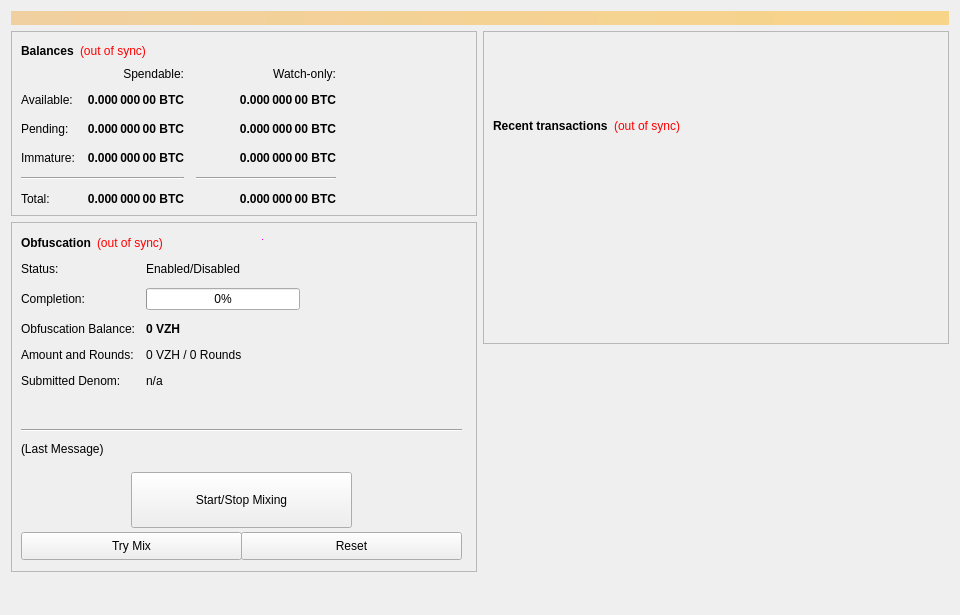
<?xml version="1.0" encoding="UTF-8"?>
<ui version="4.0">
 <class>OverviewPage</class>
 <widget class="QWidget" name="OverviewPage">
  <property name="geometry">
   <rect>
    <x>0</x>
    <y>0</y>
    <width>960</width>
    <height>615</height>
   </rect>
  </property>
  <property name="minimumSize">
   <size>
    <width>960</width>
    <height>0</height>
   </size>
  </property>
  <property name="windowTitle">
   <string>Form</string>
  </property>
  <layout class="QVBoxLayout" name="topLayout">
   <item>
    <widget class="QLabel" name="labelAlerts">
     <property name="visible">
      <bool>false</bool>
     </property>
     <property name="styleSheet">
      <string notr="true">background-color: qlineargradient(x1: 0, y1: 0, x2: 1, y2: 0, stop:0 #F0D0A0, stop:1 #F8D488); color:#000000;</string>
     </property>
     <property name="wordWrap">
      <bool>true</bool>
     </property>
     <property name="margin">
      <number>3</number>
     </property>
    </widget>
   </item>
   <item>
    <layout class="QHBoxLayout" name="horizontalLayout" stretch="1,1">
     <item>
      <layout class="QVBoxLayout" name="verticalLayout_2">
       <item>
        <widget class="QFrame" name="frame">
         <property name="frameShape">
          <enum>QFrame::StyledPanel</enum>
         </property>
         <property name="frameShadow">
          <enum>QFrame::Raised</enum>
         </property>
         <layout class="QVBoxLayout" name="verticalLayout_4">
          <item>
           <layout class="QHBoxLayout" name="horizontalLayout_4">
            <item>
             <widget class="QLabel" name="label_5">
              <property name="font">
               <font>
                <weight>75</weight>
                <bold>true</bold>
               </font>
              </property>
              <property name="text">
               <string>Balances</string>
              </property>
             </widget>
            </item>
            <item>
             <widget class="QLabel" name="labelWalletStatus">
              <property name="cursor">
               <cursorShape>WhatsThisCursor</cursorShape>
              </property>
              <property name="toolTip">
               <string>The displayed information may be out of date. Your wallet automatically synchronizes with the vizeh network after a connection is established, but this process has not completed yet.</string>
              </property>
              <property name="styleSheet">
               <string notr="true">QLabel { color: red; }</string>
              </property>
              <property name="text">
               <string notr="true">(out of sync)</string>
              </property>
              <property name="alignment">
               <set>Qt::AlignLeading|Qt::AlignLeft|Qt::AlignVCenter</set>
              </property>
             </widget>
            </item>
            <item>
             <spacer name="horizontalSpacer_3">
              <property name="orientation">
               <enum>Qt::Horizontal</enum>
              </property>
              <property name="sizeHint" stdset="0">
               <size>
                <width>40</width>
                <height>20</height>
               </size>
              </property>
             </spacer>
            </item>
           </layout>
          </item>
          <item>
           <layout class="QGridLayout" name="gridLayout">
            <property name="spacing">
             <number>12</number>
            </property>
            <item row="2" column="2">
             <widget class="QLabel" name="labelWatchPending">
              <property name="font">
               <font>
                <weight>75</weight>
                <bold>true</bold>
               </font>
              </property>
              <property name="cursor">
               <cursorShape>IBeamCursor</cursorShape>
              </property>
              <property name="toolTip">
               <string>Unconfirmed transactions to watch-only addresses</string>
              </property>
              <property name="text">
               <string notr="true">0.000 000 00 BTC</string>
              </property>
              <property name="alignment">
               <set>Qt::AlignRight|Qt::AlignTrailing|Qt::AlignVCenter</set>
              </property>
              <property name="textInteractionFlags">
               <set>Qt::LinksAccessibleByMouse|Qt::TextSelectableByKeyboard|Qt::TextSelectableByMouse</set>
              </property>
             </widget>
            </item>
            <item row="2" column="1">
             <widget class="QLabel" name="labelUnconfirmed">
              <property name="font">
               <font>
                <weight>75</weight>
                <bold>true</bold>
               </font>
              </property>
              <property name="cursor">
               <cursorShape>IBeamCursor</cursorShape>
              </property>
              <property name="toolTip">
               <string>Total of transactions that have yet to be confirmed, and do not yet count toward the spendable balance</string>
              </property>
              <property name="text">
               <string notr="true">0.000 000 00 BTC</string>
              </property>
              <property name="alignment">
               <set>Qt::AlignRight|Qt::AlignTrailing|Qt::AlignVCenter</set>
              </property>
              <property name="textInteractionFlags">
               <set>Qt::LinksAccessibleByMouse|Qt::TextSelectableByKeyboard|Qt::TextSelectableByMouse</set>
              </property>
             </widget>
            </item>
            <item row="3" column="2">
             <widget class="QLabel" name="labelWatchImmature">
              <property name="font">
               <font>
                <weight>75</weight>
                <bold>true</bold>
               </font>
              </property>
              <property name="cursor">
               <cursorShape>IBeamCursor</cursorShape>
              </property>
              <property name="toolTip">
               <string>Staked or masternode rewards in watch-only addresses that has not yet matured</string>
              </property>
              <property name="text">
               <string notr="true">0.000 000 00 BTC</string>
              </property>
              <property name="alignment">
               <set>Qt::AlignRight|Qt::AlignTrailing|Qt::AlignVCenter</set>
              </property>
              <property name="textInteractionFlags">
               <set>Qt::LinksAccessibleByMouse|Qt::TextSelectableByKeyboard|Qt::TextSelectableByMouse</set>
              </property>
             </widget>
            </item>
            <item row="4" column="0" colspan="2">
             <widget class="Line" name="lineSpendableBalance">
              <property name="orientation">
               <enum>Qt::Horizontal</enum>
              </property>
             </widget>
            </item>
            <item row="4" column="2">
             <widget class="Line" name="lineWatchBalance">
              <property name="sizePolicy">
               <sizepolicy hsizetype="Preferred" vsizetype="Fixed">
                <horstretch>0</horstretch>
                <verstretch>0</verstretch>
               </sizepolicy>
              </property>
              <property name="minimumSize">
               <size>
                <width>140</width>
                <height>0</height>
               </size>
              </property>
              <property name="orientation">
               <enum>Qt::Horizontal</enum>
              </property>
             </widget>
            </item>
            <item row="5" column="0">
             <widget class="QLabel" name="labelTotalText">
              <property name="text">
               <string>Total:</string>
              </property>
             </widget>
            </item>
            <item row="3" column="1">
             <widget class="QLabel" name="labelImmature">
              <property name="font">
               <font>
                <weight>75</weight>
                <bold>true</bold>
               </font>
              </property>
              <property name="cursor">
               <cursorShape>IBeamCursor</cursorShape>
              </property>
              <property name="toolTip">
               <string>Staked or masternode rewards that has not yet matured</string>
              </property>
              <property name="text">
               <string notr="true">0.000 000 00 BTC</string>
              </property>
              <property name="alignment">
               <set>Qt::AlignRight|Qt::AlignTrailing|Qt::AlignVCenter</set>
              </property>
              <property name="textInteractionFlags">
               <set>Qt::LinksAccessibleByMouse|Qt::TextSelectableByKeyboard|Qt::TextSelectableByMouse</set>
              </property>
             </widget>
            </item>
            <item row="2" column="3">
             <spacer name="horizontalSpacer_2">
              <property name="orientation">
               <enum>Qt::Horizontal</enum>
              </property>
              <property name="sizeHint" stdset="0">
               <size>
                <width>40</width>
                <height>20</height>
               </size>
              </property>
             </spacer>
            </item>
            <item row="3" column="0">
             <widget class="QLabel" name="labelImmatureText">
              <property name="text">
               <string>Immature:</string>
              </property>
             </widget>
            </item>
            <item row="5" column="1">
             <widget class="QLabel" name="labelTotal">
              <property name="font">
               <font>
                <weight>75</weight>
                <bold>true</bold>
               </font>
              </property>
              <property name="cursor">
               <cursorShape>IBeamCursor</cursorShape>
              </property>
              <property name="toolTip">
               <string>Your current total balance</string>
              </property>
              <property name="text">
               <string notr="true">0.000 000 00 BTC</string>
              </property>
              <property name="alignment">
               <set>Qt::AlignRight|Qt::AlignTrailing|Qt::AlignVCenter</set>
              </property>
              <property name="textInteractionFlags">
               <set>Qt::LinksAccessibleByMouse|Qt::TextSelectableByKeyboard|Qt::TextSelectableByMouse</set>
              </property>
             </widget>
            </item>
            <item row="5" column="2">
             <widget class="QLabel" name="labelWatchTotal">
              <property name="font">
               <font>
                <weight>75</weight>
                <bold>true</bold>
               </font>
              </property>
              <property name="cursor">
               <cursorShape>IBeamCursor</cursorShape>
              </property>
              <property name="toolTip">
               <string>Current total balance in watch-only addresses</string>
              </property>
              <property name="text">
               <string notr="true">0.000 000 00 BTC</string>
              </property>
              <property name="alignment">
               <set>Qt::AlignRight|Qt::AlignTrailing|Qt::AlignVCenter</set>
              </property>
              <property name="textInteractionFlags">
               <set>Qt::LinksAccessibleByMouse|Qt::TextSelectableByKeyboard|Qt::TextSelectableByMouse</set>
              </property>
             </widget>
            </item>
            <item row="0" column="2">
             <widget class="QLabel" name="labelWatchonly">
              <property name="text">
               <string>Watch-only:</string>
              </property>
              <property name="alignment">
               <set>Qt::AlignRight|Qt::AlignTrailing|Qt::AlignVCenter</set>
              </property>
             </widget>
            </item>
            <item row="1" column="0">
             <widget class="QLabel" name="labelBalanceText">
              <property name="text">
               <string>Available:</string>
              </property>
             </widget>
            </item>
            <item row="1" column="1">
             <widget class="QLabel" name="labelBalance">
              <property name="font">
               <font>
                <weight>75</weight>
                <bold>true</bold>
               </font>
              </property>
              <property name="cursor">
               <cursorShape>IBeamCursor</cursorShape>
              </property>
              <property name="toolTip">
               <string>Your current spendable balance</string>
              </property>
              <property name="text">
               <string notr="true">0.000 000 00 BTC</string>
              </property>
              <property name="alignment">
               <set>Qt::AlignRight|Qt::AlignTrailing|Qt::AlignVCenter</set>
              </property>
              <property name="textInteractionFlags">
               <set>Qt::LinksAccessibleByMouse|Qt::TextSelectableByKeyboard|Qt::TextSelectableByMouse</set>
              </property>
             </widget>
            </item>
            <item row="1" column="2">
             <widget class="QLabel" name="labelWatchAvailable">
              <property name="font">
               <font>
                <weight>75</weight>
                <bold>true</bold>
               </font>
              </property>
              <property name="cursor">
               <cursorShape>IBeamCursor</cursorShape>
              </property>
              <property name="toolTip">
               <string>Your current balance in watch-only addresses</string>
              </property>
              <property name="text">
               <string notr="true">0.000 000 00 BTC</string>
              </property>
              <property name="alignment">
               <set>Qt::AlignRight|Qt::AlignTrailing|Qt::AlignVCenter</set>
              </property>
              <property name="textInteractionFlags">
               <set>Qt::LinksAccessibleByMouse|Qt::TextSelectableByKeyboard|Qt::TextSelectableByMouse</set>
              </property>
             </widget>
            </item>
            <item row="2" column="0">
             <widget class="QLabel" name="labelPendingText">
              <property name="text">
               <string>Pending:</string>
              </property>
             </widget>
            </item>
            <item row="0" column="1">
             <widget class="QLabel" name="labelSpendable">
              <property name="text">
               <string>Spendable:</string>
              </property>
              <property name="alignment">
               <set>Qt::AlignRight|Qt::AlignTrailing|Qt::AlignVCenter</set>
              </property>
             </widget>
            </item>
           </layout>
          </item>
         </layout>
        </widget>
       </item>
       <item>
        <widget class="QFrame" name="frameObfuscation">
         <property name="minimumSize">
          <size>
           <width>0</width>
           <height>350</height>
          </size>
         </property>
         <property name="layoutDirection">
          <enum>Qt::LeftToRight</enum>
         </property>
         <property name="frameShape">
          <enum>QFrame::StyledPanel</enum>
         </property>
         <property name="frameShadow">
          <enum>QFrame::Raised</enum>
         </property>
         <widget class="QWidget" name="formLayoutWidget">
          <property name="geometry">
           <rect>
            <x>10</x>
            <y>40</y>
            <width>451</width>
            <height>161</height>
           </rect>
          </property>
          <layout class="QFormLayout" name="formLayout">
           <property name="fieldGrowthPolicy">
            <enum>QFormLayout::AllNonFixedFieldsGrow</enum>
           </property>
           <property name="horizontalSpacing">
            <number>11</number>
           </property>
           <property name="verticalSpacing">
            <number>12</number>
           </property>
           <item row="0" column="0">
            <widget class="QLabel" name="label_6">
             <property name="text">
              <string>Status:</string>
             </property>
            </widget>
           </item>
           <item row="1" column="0">
            <widget class="QLabel" name="label_7">
             <property name="text">
              <string>Completion:</string>
             </property>
            </widget>
           </item>
           <item row="1" column="1">
            <widget class="QProgressBar" name="obfuscationProgress">
             <property name="maximumSize">
              <size>
               <width>154</width>
               <height>16777215</height>
              </size>
             </property>
             <property name="value">
              <number>0</number>
             </property>
            </widget>
           </item>
           <item row="2" column="0">
            <widget class="QLabel" name="labelAnonymizedText">
             <property name="text">
              <string>Obfuscation Balance:</string>
             </property>
            </widget>
           </item>
           <item row="2" column="1">
            <widget class="QLabel" name="labelAnonymized">
             <property name="font">
              <font>
               <weight>75</weight>
               <bold>true</bold>
              </font>
             </property>
             <property name="text">
              <string notr="true">0 VZH</string>
             </property>
            </widget>
           </item>
           <item row="3" column="0">
            <widget class="QLabel" name="label_8">
             <property name="text">
              <string>Amount and Rounds:</string>
             </property>
            </widget>
           </item>
           <item row="3" column="1">
            <widget class="QLabel" name="labelAmountRounds">
             <property name="text">
              <string>0 VZH / 0 Rounds</string>
             </property>
            </widget>
           </item>
           <item row="4" column="0">
            <widget class="QLabel" name="label_9">
             <property name="text">
              <string>Submitted Denom:</string>
             </property>
            </widget>
           </item>
           <item row="4" column="1">
            <widget class="QLabel" name="labelSubmittedDenom">
             <property name="toolTip">
              <string>The denominations you submitted to the Masternode.&lt;br&gt;To mix, other users must submit the exact same denominations.</string>
             </property>
             <property name="text">
              <string>n/a</string>
             </property>
            </widget>
           </item>
           <item row="0" column="1">
            <widget class="QLabel" name="obfuscationEnabled">
             <property name="text">
              <string>Enabled/Disabled</string>
             </property>
            </widget>
           </item>
          </layout>
         </widget>
         <widget class="QPushButton" name="runAutoDenom">
          <property name="geometry">
           <rect>
            <x>251</x>
            <y>17</y>
            <width>1</width>
            <height>1</height>
           </rect>
          </property>
          <property name="palette">
           <palette>
            <active>
             <colorrole role="WindowText">
              <brush brushstyle="SolidPattern">
               <color alpha="255">
                <red>0</red>
                <blue>0</blue>
                <blue>0</blue>
               </color>
              </brush>
             </colorrole>
             <colorrole role="Button">
              <brush brushstyle="SolidPattern">
               <color alpha="255">
                <red>239</red>
                <blue>238</blue>
                <blue>238</blue>
               </color>
              </brush>
             </colorrole>
             <colorrole role="Light">
              <brush brushstyle="SolidPattern">
               <color alpha="255">
                <red>255</red>
                <blue>255</blue>
                <blue>255</blue>
               </color>
              </brush>
             </colorrole>
             <colorrole role="Midlight">
              <brush brushstyle="SolidPattern">
               <color alpha="255">
                <red>247</red>
                <blue>246</blue>
                <blue>246</blue>
               </color>
              </brush>
             </colorrole>
             <colorrole role="Dark">
              <brush brushstyle="SolidPattern">
               <color alpha="255">
                <red>119</red>
                <blue>119</blue>
                <blue>119</blue>
               </color>
              </brush>
             </colorrole>
             <colorrole role="Mid">
              <brush brushstyle="SolidPattern">
               <color alpha="255">
                <red>159</red>
                <blue>159</blue>
                <blue>159</blue>
               </color>
              </brush>
             </colorrole>
             <colorrole role="Text">
              <brush brushstyle="SolidPattern">
               <color alpha="255">
                <red>0</red>
                <blue>0</blue>
                <blue>0</blue>
               </color>
              </brush>
             </colorrole>
             <colorrole role="BrightText">
              <brush brushstyle="SolidPattern">
               <color alpha="255">
                <red>255</red>
                <blue>255</blue>
                <blue>255</blue>
               </color>
              </brush>
             </colorrole>
             <colorrole role="ButtonText">
              <brush brushstyle="SolidPattern">
               <color alpha="255">
                <red>0</red>
                <blue>0</blue>
                <blue>0</blue>
               </color>
              </brush>
             </colorrole>
             <colorrole role="Base">
              <brush brushstyle="SolidPattern">
               <color alpha="255">
                <red>255</red>
                <blue>255</blue>
                <blue>255</blue>
               </color>
              </brush>
             </colorrole>
             <colorrole role="Window">
              <brush brushstyle="SolidPattern">
               <color alpha="255">
                <red>239</red>
                <blue>238</blue>
                <blue>238</blue>
               </color>
              </brush>
             </colorrole>
             <colorrole role="Shadow">
              <brush brushstyle="SolidPattern">
               <color alpha="255">
                <red>0</red>
                <blue>0</blue>
                <blue>0</blue>
               </color>
              </brush>
             </colorrole>
             <colorrole role="AlternateBase">
              <brush brushstyle="SolidPattern">
               <color alpha="255">
                <red>247</red>
                <blue>246</blue>
                <blue>246</blue>
               </color>
              </brush>
             </colorrole>
             <colorrole role="ToolTipBase">
              <brush brushstyle="SolidPattern">
               <color alpha="255">
                <red>255</red>
                <blue>255</blue>
                <blue>220</blue>
               </color>
              </brush>
             </colorrole>
             <colorrole role="ToolTipText">
              <brush brushstyle="SolidPattern">
               <color alpha="255">
                <red>0</red>
                <blue>0</blue>
                <blue>0</blue>
               </color>
              </brush>
             </colorrole>
            </active>
            <inactive>
             <colorrole role="WindowText">
              <brush brushstyle="SolidPattern">
               <color alpha="255">
                <red>0</red>
                <blue>0</blue>
                <blue>0</blue>
               </color>
              </brush>
             </colorrole>
             <colorrole role="Button">
              <brush brushstyle="SolidPattern">
               <color alpha="255">
                <red>239</red>
                <blue>238</blue>
                <blue>238</blue>
               </color>
              </brush>
             </colorrole>
             <colorrole role="Light">
              <brush brushstyle="SolidPattern">
               <color alpha="255">
                <red>255</red>
                <blue>255</blue>
                <blue>255</blue>
               </color>
              </brush>
             </colorrole>
             <colorrole role="Midlight">
              <brush brushstyle="SolidPattern">
               <color alpha="255">
                <red>247</red>
                <blue>246</blue>
                <blue>246</blue>
               </color>
              </brush>
             </colorrole>
             <colorrole role="Dark">
              <brush brushstyle="SolidPattern">
               <color alpha="255">
                <red>119</red>
                <blue>119</blue>
                <blue>119</blue>
               </color>
              </brush>
             </colorrole>
             <colorrole role="Mid">
              <brush brushstyle="SolidPattern">
               <color alpha="255">
                <red>159</red>
                <blue>159</blue>
                <blue>159</blue>
               </color>
              </brush>
             </colorrole>
             <colorrole role="Text">
              <brush brushstyle="SolidPattern">
               <color alpha="255">
                <red>0</red>
                <blue>0</blue>
                <blue>0</blue>
               </color>
              </brush>
             </colorrole>
             <colorrole role="BrightText">
              <brush brushstyle="SolidPattern">
               <color alpha="255">
                <red>255</red>
                <blue>255</blue>
                <blue>255</blue>
               </color>
              </brush>
             </colorrole>
             <colorrole role="ButtonText">
              <brush brushstyle="SolidPattern">
               <color alpha="255">
                <red>0</red>
                <blue>0</blue>
                <blue>0</blue>
               </color>
              </brush>
             </colorrole>
             <colorrole role="Base">
              <brush brushstyle="SolidPattern">
               <color alpha="255">
                <red>255</red>
                <blue>255</blue>
                <blue>255</blue>
               </color>
              </brush>
             </colorrole>
             <colorrole role="Window">
              <brush brushstyle="SolidPattern">
               <color alpha="255">
                <red>239</red>
                <blue>238</blue>
                <blue>238</blue>
               </color>
              </brush>
             </colorrole>
             <colorrole role="Shadow">
              <brush brushstyle="SolidPattern">
               <color alpha="255">
                <red>0</red>
                <blue>0</blue>
                <blue>0</blue>
               </color>
              </brush>
             </colorrole>
             <colorrole role="AlternateBase">
              <brush brushstyle="SolidPattern">
               <color alpha="255">
                <red>247</red>
                <blue>246</blue>
                <blue>246</blue>
               </color>
              </brush>
             </colorrole>
             <colorrole role="ToolTipBase">
              <brush brushstyle="SolidPattern">
               <color alpha="255">
                <red>255</red>
                <blue>255</blue>
                <blue>220</blue>
               </color>
              </brush>
             </colorrole>
             <colorrole role="ToolTipText">
              <brush brushstyle="SolidPattern">
               <color alpha="255">
                <red>0</red>
                <blue>0</blue>
                <blue>0</blue>
               </color>
              </brush>
             </colorrole>
            </inactive>
            <disabled>
             <colorrole role="WindowText">
              <brush brushstyle="SolidPattern">
               <color alpha="255">
                <red>119</red>
                <blue>119</blue>
                <blue>119</blue>
               </color>
              </brush>
             </colorrole>
             <colorrole role="Button">
              <brush brushstyle="SolidPattern">
               <color alpha="255">
                <red>239</red>
                <blue>238</blue>
                <blue>238</blue>
               </color>
              </brush>
             </colorrole>
             <colorrole role="Light">
              <brush brushstyle="SolidPattern">
               <color alpha="255">
                <red>255</red>
                <blue>255</blue>
                <blue>255</blue>
               </color>
              </brush>
             </colorrole>
             <colorrole role="Midlight">
              <brush brushstyle="SolidPattern">
               <color alpha="255">
                <red>247</red>
                <blue>246</blue>
                <blue>246</blue>
               </color>
              </brush>
             </colorrole>
             <colorrole role="Dark">
              <brush brushstyle="SolidPattern">
               <color alpha="255">
                <red>119</red>
                <blue>119</blue>
                <blue>119</blue>
               </color>
              </brush>
             </colorrole>
             <colorrole role="Mid">
              <brush brushstyle="SolidPattern">
               <color alpha="255">
                <red>159</red>
                <blue>159</blue>
                <blue>159</blue>
               </color>
              </brush>
             </colorrole>
             <colorrole role="Text">
              <brush brushstyle="SolidPattern">
               <color alpha="255">
                <red>119</red>
                <blue>119</blue>
                <blue>119</blue>
               </color>
              </brush>
             </colorrole>
             <colorrole role="BrightText">
              <brush brushstyle="SolidPattern">
               <color alpha="255">
                <red>255</red>
                <blue>255</blue>
                <blue>255</blue>
               </color>
              </brush>
             </colorrole>
             <colorrole role="ButtonText">
              <brush brushstyle="SolidPattern">
               <color alpha="255">
                <red>119</red>
                <blue>119</blue>
                <blue>119</blue>
               </color>
              </brush>
             </colorrole>
             <colorrole role="Base">
              <brush brushstyle="SolidPattern">
               <color alpha="255">
                <red>239</red>
                <blue>238</blue>
                <blue>238</blue>
               </color>
              </brush>
             </colorrole>
             <colorrole role="Window">
              <brush brushstyle="SolidPattern">
               <color alpha="255">
                <red>239</red>
                <blue>238</blue>
                <blue>238</blue>
               </color>
              </brush>
             </colorrole>
             <colorrole role="Shadow">
              <brush brushstyle="SolidPattern">
               <color alpha="255">
                <red>0</red>
                <blue>0</blue>
                <blue>0</blue>
               </color>
              </brush>
             </colorrole>
             <colorrole role="AlternateBase">
              <brush brushstyle="SolidPattern">
               <color alpha="255">
                <red>239</red>
                <blue>238</blue>
                <blue>238</blue>
               </color>
              </brush>
             </colorrole>
             <colorrole role="ToolTipBase">
              <brush brushstyle="SolidPattern">
               <color alpha="255">
                <red>255</red>
                <blue>255</blue>
                <blue>220</blue>
               </color>
              </brush>
             </colorrole>
             <colorrole role="ToolTipText">
              <brush brushstyle="SolidPattern">
               <color alpha="255">
                <red>0</red>
                <blue>0</blue>
                <blue>0</blue>
               </color>
              </brush>
             </colorrole>
            </disabled>
           </palette>
          </property>
          <property name="focusPolicy">
           <enum>Qt::NoFocus</enum>
          </property>
          <property name="autoFillBackground">
           <bool>true</bool>
          </property>
          <property name="text">
           <string/>
          </property>
          <property name="flat">
           <bool>true</bool>
          </property>
         </widget>
         <widget class="QPushButton" name="toggleObfuscation">
          <property name="geometry">
           <rect>
            <x>120</x>
            <y>250</y>
            <width>221</width>
            <height>56</height>
           </rect>
          </property>
          <property name="sizePolicy">
           <sizepolicy hsizetype="MinimumExpanding" vsizetype="Fixed">
            <horstretch>0</horstretch>
            <verstretch>0</verstretch>
           </sizepolicy>
          </property>
          <property name="text">
           <string>Start/Stop Mixing</string>
          </property>
         </widget>
         <widget class="Line" name="lineLastMessage">
          <property name="geometry">
           <rect>
            <x>10</x>
            <y>200</y>
            <width>441</width>
            <height>16</height>
           </rect>
          </property>
          <property name="orientation">
           <enum>Qt::Horizontal</enum>
          </property>
         </widget>
         <widget class="QLabel" name="obfuscationStatus">
          <property name="geometry">
           <rect>
            <x>10</x>
            <y>220</y>
            <width>451</width>
            <height>61</height>
           </rect>
          </property>
          <property name="minimumSize">
           <size>
            <width>288</width>
            <height>43</height>
           </size>
          </property>
          <property name="text">
           <string>(Last Message)</string>
          </property>
          <property name="alignment">
           <set>Qt::AlignLeading|Qt::AlignLeft|Qt::AlignTop</set>
          </property>
          <property name="wordWrap">
           <bool>true</bool>
          </property>
         </widget>
         <widget class="QPushButton" name="obfuscationAuto">
          <property name="geometry">
           <rect>
            <x>10</x>
            <y>310</y>
            <width>221</width>
            <height>28</height>
           </rect>
          </property>
          <property name="sizePolicy">
           <sizepolicy hsizetype="MinimumExpanding" vsizetype="Fixed">
            <horstretch>0</horstretch>
            <verstretch>0</verstretch>
           </sizepolicy>
          </property>
          <property name="toolTip">
           <string>Try to manually submit a Obfuscation request.</string>
          </property>
          <property name="text">
           <string>Try Mix</string>
          </property>
         </widget>
         <widget class="QPushButton" name="obfuscationReset">
          <property name="geometry">
           <rect>
            <x>230</x>
            <y>310</y>
            <width>221</width>
            <height>28</height>
           </rect>
          </property>
          <property name="sizePolicy">
           <sizepolicy hsizetype="MinimumExpanding" vsizetype="Fixed">
            <horstretch>0</horstretch>
            <verstretch>0</verstretch>
           </sizepolicy>
          </property>
          <property name="toolTip">
           <string>Reset the current status of Obfuscation (can interrupt Obfuscation if it's in the process of Mixing, which can cost you money!)</string>
          </property>
          <property name="autoFillBackground">
           <bool>false</bool>
          </property>
          <property name="text">
           <string>Reset</string>
          </property>
         </widget>
         <widget class="QWidget" name="layoutWidget">
          <property name="geometry">
           <rect>
            <x>10</x>
            <y>10</y>
            <width>431</width>
            <height>22</height>
           </rect>
          </property>
          <layout class="QHBoxLayout" name="horizontalLayout_5">
           <item>
            <widget class="QLabel" name="label_2">
             <property name="font">
              <font>
               <weight>75</weight>
               <bold>true</bold>
              </font>
             </property>
             <property name="text">
              <string>Obfuscation</string>
             </property>
            </widget>
           </item>
           <item>
            <widget class="QLabel" name="labelObfuscationSyncStatus">
             <property name="toolTip">
              <string>The displayed information may be out of date. Your wallet automatically synchronizes with the vizeh network after a connection is established, but this process has not completed yet.</string>
             </property>
             <property name="styleSheet">
              <string notr="true">QLabel { color: red; }</string>
             </property>
             <property name="text">
              <string notr="true">(out of sync)</string>
             </property>
             <property name="alignment">
              <set>Qt::AlignLeading|Qt::AlignLeft|Qt::AlignVCenter</set>
             </property>
            </widget>
           </item>
           <item>
            <spacer name="horizontalSpacer_4">
             <property name="orientation">
              <enum>Qt::Horizontal</enum>
             </property>
             <property name="sizeHint" stdset="0">
              <size>
               <width>40</width>
               <height>20</height>
              </size>
             </property>
            </spacer>
           </item>
          </layout>
         </widget>
        </widget>
       </item>
       <item>
        <spacer name="verticalSpacer">
         <property name="orientation">
          <enum>Qt::Vertical</enum>
         </property>
         <property name="sizeHint" stdset="0">
          <size>
           <width>20</width>
           <height>40</height>
          </size>
         </property>
        </spacer>
       </item>
      </layout>
     </item>
     <item>
      <layout class="QVBoxLayout" name="verticalLayout_3">
       <item>
        <widget class="QFrame" name="frame_2">
         <property name="frameShape">
          <enum>QFrame::StyledPanel</enum>
         </property>
         <property name="frameShadow">
          <enum>QFrame::Raised</enum>
         </property>
         <layout class="QVBoxLayout" name="verticalLayout">
          <item>
           <spacer name="verticalSpacer_3">
            <property name="orientation">
             <enum>Qt::Vertical</enum>
            </property>
            <property name="sizeType">
             <enum>QSizePolicy::Fixed</enum>
            </property>
            <property name="sizeHint" stdset="0">
             <size>
              <width>20</width>
              <height>75</height>
             </size>
            </property>
           </spacer>
          </item>
          <item>
           <layout class="QHBoxLayout" name="horizontalLayout_2">
            <item>
             <widget class="QLabel" name="label_4">
              <property name="font">
               <font>
                <weight>75</weight>
                <bold>true</bold>
               </font>
              </property>
              <property name="text">
               <string>Recent transactions</string>
              </property>
             </widget>
            </item>
            <item>
             <widget class="QLabel" name="labelTransactionsStatus">
              <property name="cursor">
               <cursorShape>WhatsThisCursor</cursorShape>
              </property>
              <property name="toolTip">
               <string>The displayed information may be out of date. Your wallet automatically synchronizes with the vizeh network after a connection is established, but this process has not completed yet.</string>
              </property>
              <property name="styleSheet">
               <string notr="true">QLabel { color: red; }</string>
              </property>
              <property name="text">
               <string notr="true">(out of sync)</string>
              </property>
              <property name="alignment">
               <set>Qt::AlignRight|Qt::AlignTrailing|Qt::AlignVCenter</set>
              </property>
             </widget>
            </item>
            <item>
             <spacer name="horizontalSpacer">
              <property name="orientation">
               <enum>Qt::Horizontal</enum>
              </property>
              <property name="sizeHint" stdset="0">
               <size>
                <width>40</width>
                <height>20</height>
               </size>
              </property>
             </spacer>
            </item>
           </layout>
          </item>
          <item>
           <widget class="QListView" name="listTransactions">
            <property name="styleSheet">
             <string notr="true">QListView { background: transparent; }</string>
            </property>
            <property name="frameShape">
             <enum>QFrame::NoFrame</enum>
            </property>
            <property name="verticalScrollBarPolicy">
             <enum>Qt::ScrollBarAlwaysOff</enum>
            </property>
            <property name="horizontalScrollBarPolicy">
             <enum>Qt::ScrollBarAlwaysOff</enum>
            </property>
            <property name="selectionMode">
             <enum>QAbstractItemView::NoSelection</enum>
            </property>
           </widget>
          </item>
         </layout>
        </widget>
       </item>
       <item>
        <spacer name="verticalSpacer_2">
         <property name="orientation">
          <enum>Qt::Vertical</enum>
         </property>
         <property name="sizeType">
          <enum>QSizePolicy::Expanding</enum>
         </property>
         <property name="sizeHint" stdset="0">
          <size>
           <width>20</width>
           <height>40</height>
          </size>
         </property>
        </spacer>
       </item>
      </layout>
     </item>
    </layout>
   </item>
  </layout>
 </widget>
 <resources/>
 <connections/>
</ui>
